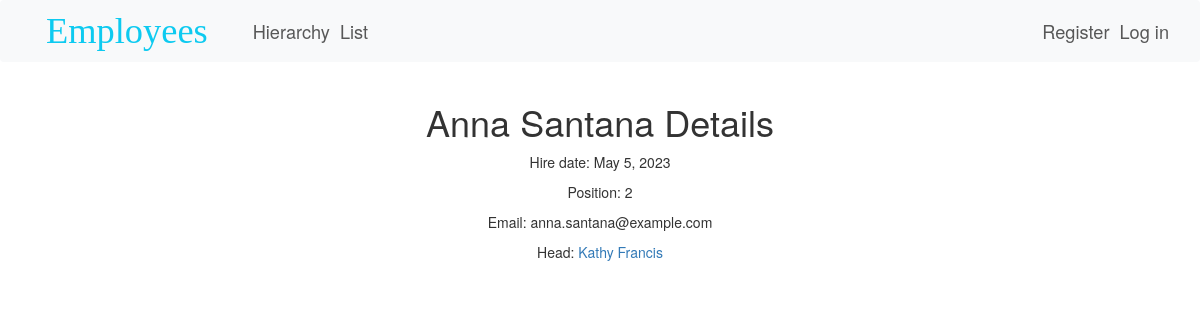
The page /employees/205/ on the database its author committed.
### employees/models.py (models this page shows, shortened)
class Employee(models.Model):
    full_name = models.CharField(max_length = 100)
    position = models.CharField(max_length = 100)
    hire_date = models.DateField()
    email = models.EmailField()
    head = models.ForeignKey('self',
                             on_delete = models.SET_NULL,
                             null = True,
                             blank = True)

### employees/views.py (the view)
# urls.py: path('<int:pk>/', EmployeeDetailView.as_view(), name='employee-detail'),
class EmployeeDetailView(DetailView):
    model = Employee
    template_name = 'employee.html'
    context_object_name = 'employee'
    def get_context_data(self, **kwargs):
        context = super().get_context_data(**kwargs)
        context['authenticated'] = self.request.user.is_authenticated
        context['user'] = self.request.user
        return context

### employees/templates/employee.html (shortened to what this page needs)
{% extends "layout.html" %}
{% block body %}
<div class="container">
    <div class="employee-details-container d-flex flex-column align-items-center justify-content-start">
        <h1>{{ employee.full_name }} Details</h1>
        <p>Hire date: {{ employee.hire_date }}</p>
        <p>Position: {{ employee.position }}</p>
        <p>Email: {{ employee.email }}</p>
        <p>Head:
            {% if employee.head is None %}
                God
            {% else %}
                <a href="{% url 'employee-detail' employee.head.id %}">{{ employee.head.full_name }}</a>
            {% endif %}
        </p>
    </div>
</div>
{% endblock body %}

### rows shown on the page
Employee: full_name "Anna Santana", hire_date "May 5, 2023", position "2", email "anna.santana@example.com", head.full_name "Kathy Francis"
